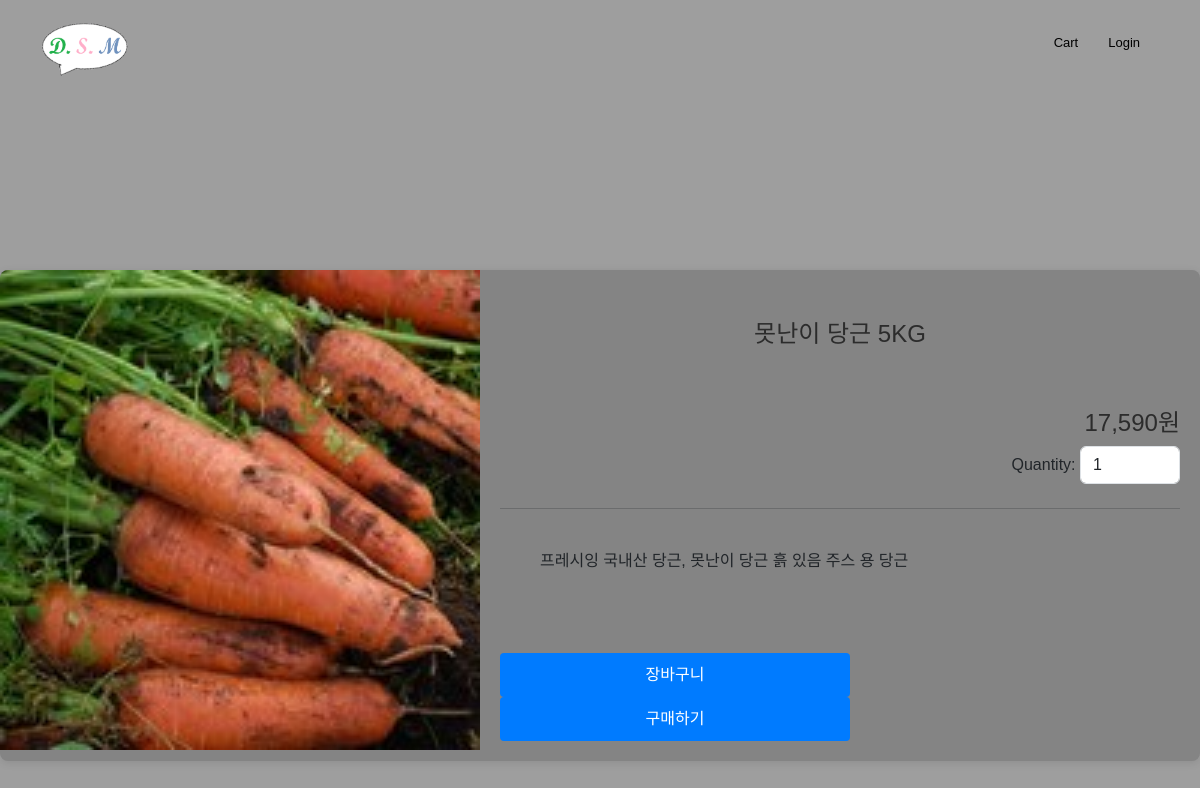
Screenshot of /shopping_mall/product_details/2/ with the database file from the repository.
### shopping_mall/models.py (models this page shows, shortened)
class Product_Info(models.Model):
    PRODUCT_CATEGORY = [
        ("Clothing","의류"),
        ("Beauty", "뷰티"),
        ("Food", "식품"),
        ("Kitchenware", "주방 용품"),
        ("Daily_Supplies", "생활 용품"),
        ("Electronic_devices","전자 기기"),
        ("Sports","스포츠 용품")
    ]
    user = models.ForeignKey(User, on_delete = models.CASCADE)
    product_name = models.CharField(max_length = 100, blank = False)
    model_name = models.CharField(max_length = 100, blank = True)
    product_price = models.IntegerField()
    product_description = models.CharField(max_length=1000,blank=True)
    product_image = models.ImageField(upload_to='product_info_images/')
    category = models.CharField(max_length=50, choices=PRODUCT_CATEGORY,blank=False)
    inventory = models.IntegerField()
    sold_out = models.BooleanField(default=False)

### shopping_mall/views.py (the view)
# urls.py: path("product_details/<int:product_id>/", views.product_details, name = "product_details"),
def product_details(request,product_id):
    product_info = Product_Info.objects.get(pk = product_id)
    return render(request, "shopping_mall/product_details.html",{"product_info":product_info})

### shopping_mall/templates/shopping_mall/product_details.html (shortened to what this page needs)
<!doctype html>
{% load static %}
{% load humanize %}
<html>
  <head>
    <link href="https://cdn.jsdelivr.net/npm/bootstrap@5.3.0/dist/css/bootstrap.min.css" rel="stylesheet">
    <link rel="stylesheet" href="{% static 'css/product_details.css' %}" />
  </head>
  <body>
    <div class="navbar">
      <a class="logo" href="{% url 'shopping_mall:main_page' %}">
        <img src="{% static 'logo.png' %}" height="70px">
      </a>
      <ul>
        <li><a href="{% url 'shopping_mall:cart' %}">Cart</a></li>
        {%if user.is_authenticated%}
          <li><a href="{% url 'user:logout' %}">Logout</a></li>
        {%else%}
          <li><a href="{% url 'user:login' %}">Login</a></li>
        {%endif%}
      </ul>
    </div>
    <div class="product-container">
      <div class="product-image">
          <img src="{{product_info.product_image.url}}">
      </div>
      <div class="product-details">
        <form method="post" action="{% url 'shopping_mall:handle_action' product_info.id %}">
          <h1>{{product_info.product_name}}</h1>
          <h3>{{product_info.product_price|intcomma}}원</h3>
          <div style="text-align: right;">
              <label for="quantity">Quantity:</label>
              <input type="number" name="quantity" value="1" min="1" class="form-control mb-2" style="width: 100px; display: inline-block;">
          </div>
          <hr />
          <p style="margin: 40px;">{{product_info.product_description}}</p>
          <div class="buttons">
              <button type="submit" name="action" value="add_to_cart" class="button">장바구니</button>
              <button type="submit" name="action" value="purchase" class="button">구매하기</button>
          </div>
        </form>
      </div>
    </div>
  </body>
</html>

### shopping_mall/static/css/product_details.css (style rules this page uses)
body { margin: 0; min-width: 992px; font-family: "Helvetica"; background-color: rgb(158, 158, 158); }
body h1 { text-align: center; margin-top: 30px; margin-bottom: 60px; font-size: 24px; font-style: bold; color: #2c2c2c; }
body h3 { text-align: right; margin-top: 30px; font-size: 24px; font-style: bold; color: #2c2c2c; }
.navbar { height: 70px; padding-left: 30px; padding-top: 15px; padding-bottom: 15px; }
.logo { line-height: 60px; float: left; }
.logo img { vertical-align: middle; }
.navbar ul { float: right; }
.navbar li { list-style-type: none; float: left; margin-right: 30px; }
.navbar a { text-decoration: none; color: black; font-style: bold; font-size: 13px; }
.product-container { display: flex; background-color: rgb(132, 132, 132); border-radius: 8px; box-shadow: 0 2px 8px rgba(0, 0, 0, 0.1); max-width: 1800px; width: 100%; overflow: hidden; margin-left: auto; margin-right: auto; margin-top: 200px; }
.product-image { flex: 1; max-width: 40%; overflow: hidden; }
.product-image img { width: 100%; height: auto; object-fit: cover; }
.product-details { flex: 1; padding: 20px; box-sizing: border-box; }
.product-details p { font-size: 16px; margin-bottom: 20px; }
.product-details .buttons { float: right; margin-top: 40px; gap: 10px; }
.product-details .buttons button { flex: 1; padding: 10px; font-size: 16px; cursor: pointer; border: none; border-radius: 4px; color: white; }
.button { display: inline-block; padding: 15px 30px; font-size: 16px; text-align: center; color: white; background-color: #007BFF; border: none; border-radius: 5px; text-decoration: none; cursor: pointer; transition: background-color 0.3s ease; width: 350px; margin: 0; }

### rows the page displays
Product_Info: product_image (picture), product_name "못난이 당근 5KG", product_price "17,590", product_description "프레시잉 국내산 당근, 못난이 당근 흙 있음 주스 용 당근"
